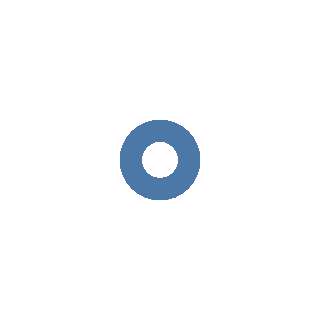

The notebook cell this image was saved under:
### Markdown cell above
Ya podemos empezar a decidir nuestro gráfico. Primero queremos decidir qué marcas (marks) geométricas queremos que tenga. Elegimos el atributo `mark_point()`. 
Así como `point`, existen otros tipos de _marks_
- point
- line
- bar
- area
- rect
- geoshape
- text
- circle
- square
- rule
- tick

### Code cell
alt.Chart(happy).mark_point()

### Figure 1 — Vega-Lite specification as saved in the notebook (floating-point values rounded to 4 significant figures; data arrays with more than 128 entries replaced by an {"elided": "..."} marker saying what was removed)
{"config": {"view": {"continuousWidth": 400, "continuousHeight": 300}}, "data": {"name": "data-47ad6161b4b1992334eddc97066a403a"}, "mark": "point", "$schema": "https://vega.github.io/schema/vega-lite/v4.8.1.json", "datasets": {"data-47ad6161b4b1992334eddc97066a403a": {"elided": "144 records"}}}
